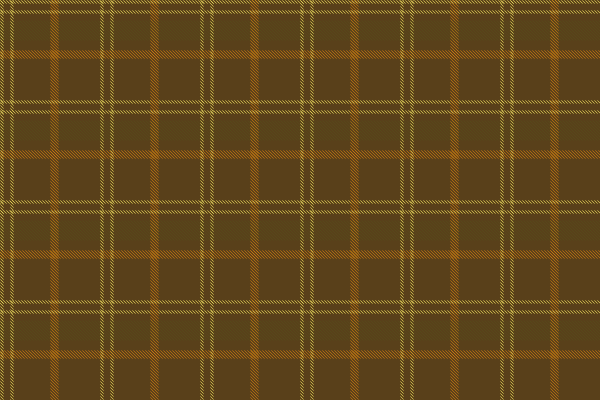
Frame 1 (no input)
Frame 2 (the mouse pressed at the canvas centre, redrawn once): identical to frame 1, image omitted

The Processing sketch that drew this single still picture (run headless with seeded random() and noise(); the mouse was pressed at the canvas centre and the sketch redrawn once):

// Processing sketch: processing_96181
// ── processing_96181.pde

void setup() {
  size(600, 400);
  smooth();
  strokeWeight(0.1);
  background(255);
  colorMode(HSB, 20);
  noLoop();
}

void draw() {
  background(2, 14, 7);

  stroke(3, 12, 19);
  grid(0, 0, 3, 100);
  grid(10, 10, 3, 100);


  stroke(2, 19, 16);
  grid(50, 50, 8, 100);


  stroke(5, 16, 9);
  int yPos = 20;
  while (yPos < height) {
    row(yPos, 20, 3);
    yPos+=100;
  }
  save("nameOfTartan.png");
}


void grid(int xPos, int yPos, int strokeHeight, int d) {
  for (int x=xPos;x<width;x+=d) {
    for (int y=yPos;y<width;y+=d) {
      col(x, strokeHeight, 3);
      row(y, strokeHeight, 3);
    }
  }
}
void row(int yPos, int strokeHeight, int d) {
  for (int x=0-strokeHeight;x<width;x+=d) {
    line(x, yPos, x+strokeHeight, yPos+strokeHeight);
  }
}
void col(int xPos, int strokeHeight, int d) {
  for (int y=0-strokeHeight;y<height;y+=d) {
    line(xPos, y, xPos+strokeHeight, y+strokeHeight);
  }
}
